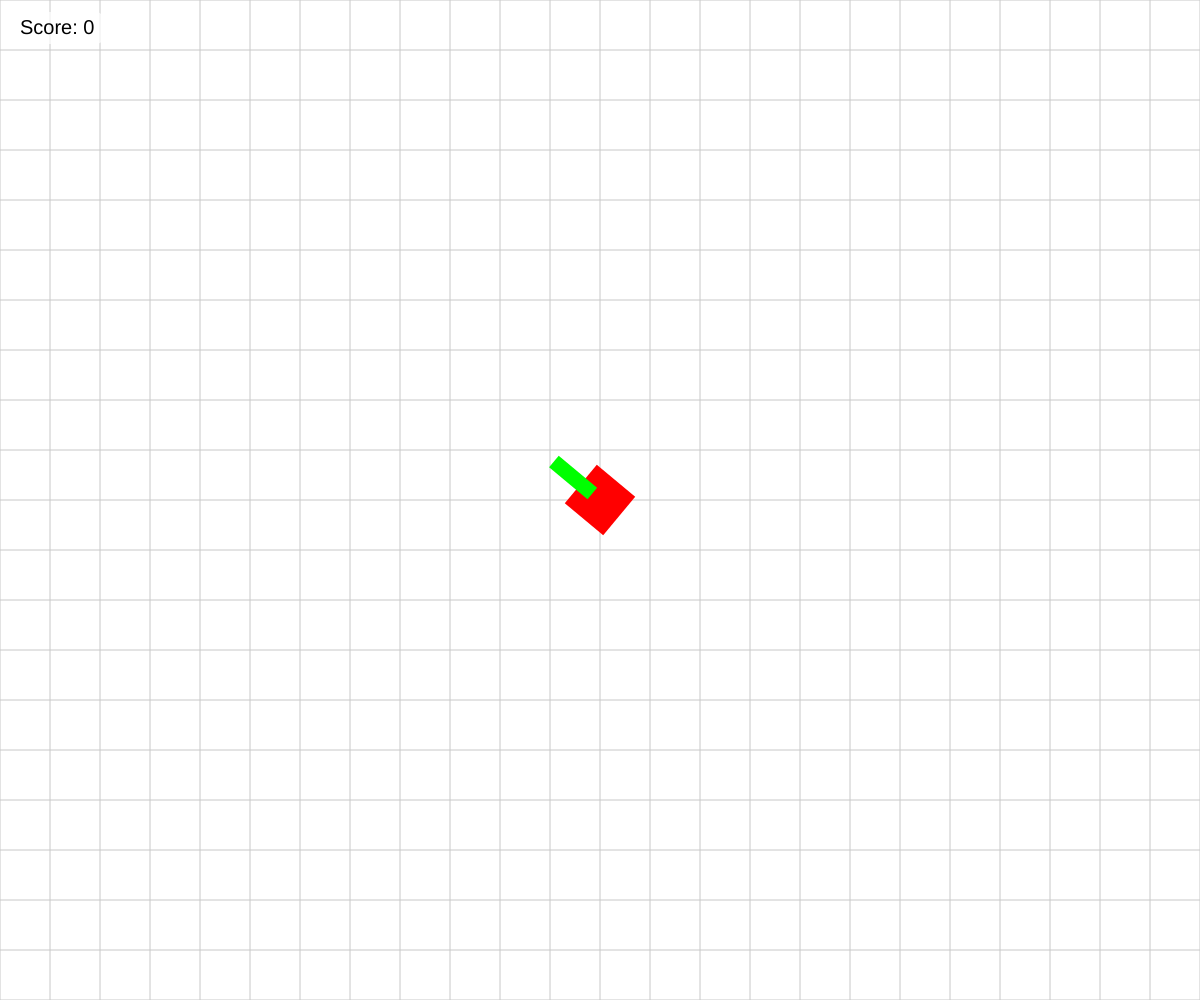
Frame 1 (no input)
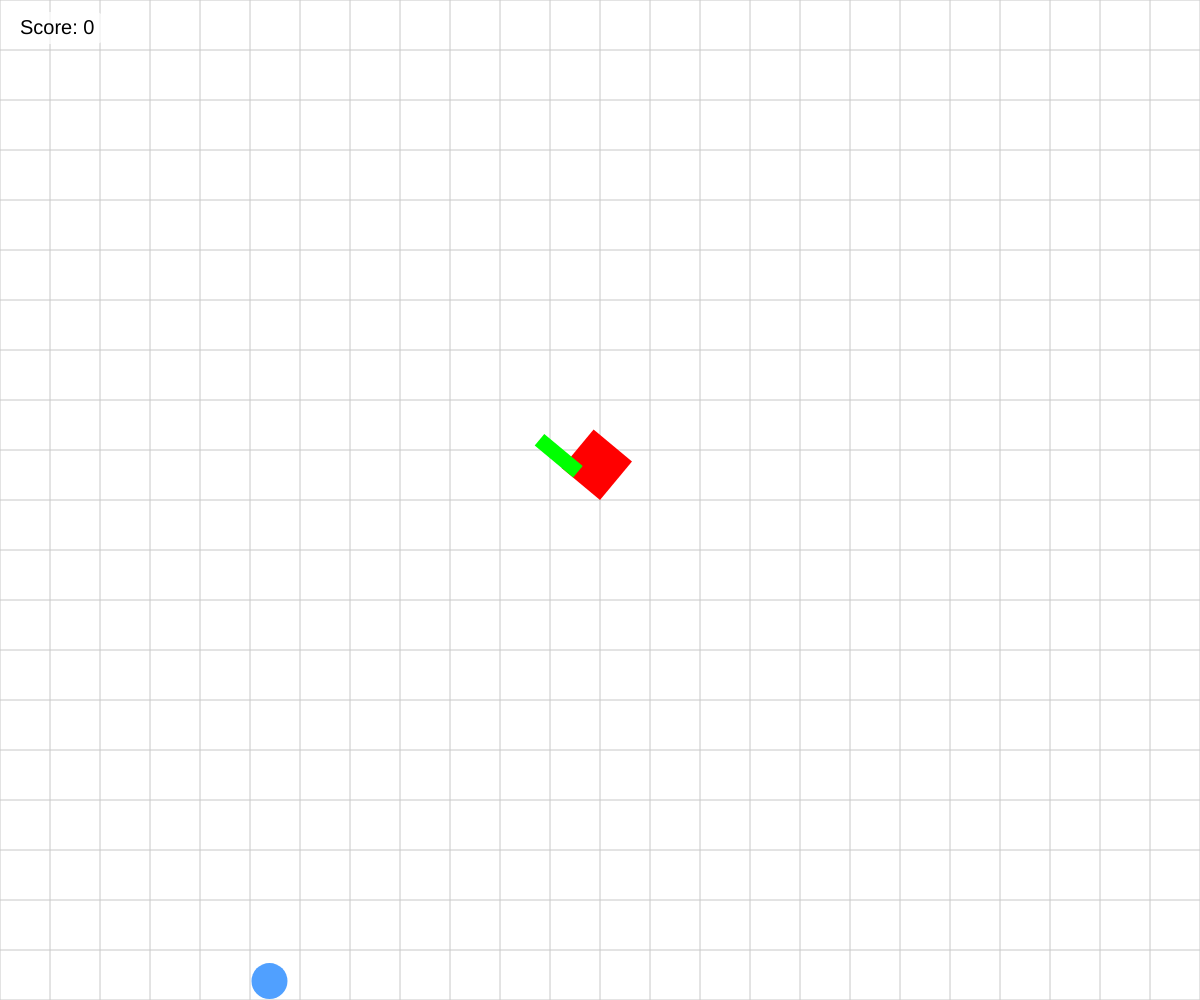
Frame 60 (no input)
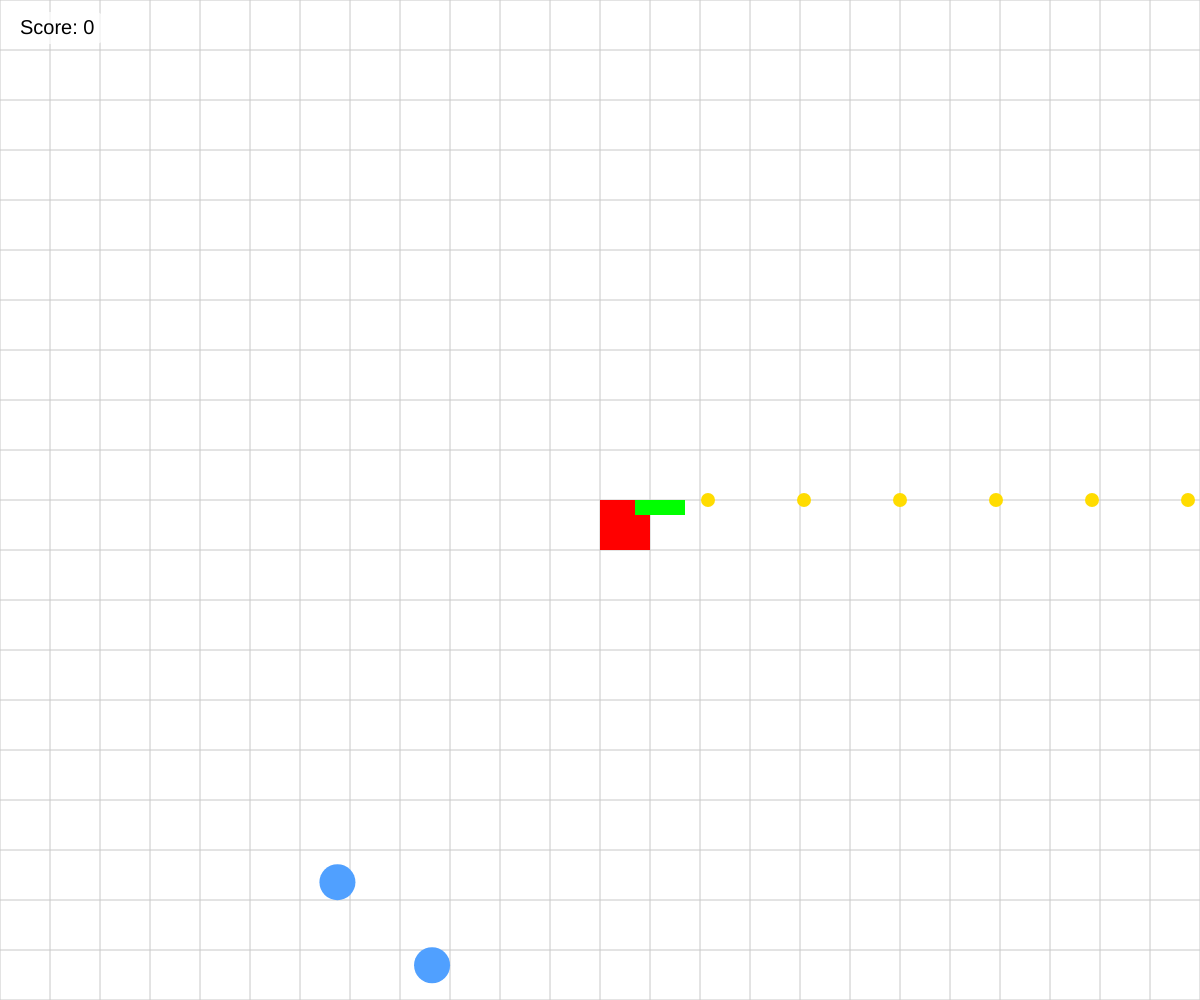
Frame 120 (the mouse pressed at the canvas centre since frame 60)

The p5.js sketch that drew these frames (run headless with seeded random() and noise() and a simulated clock; from frame 60 on, the mouse is pressed at the canvas centre):

// p5.js sketch
// ── sketch.js
//TOWERDEFFENCE CHAT-GPT GAME

// --- Config ---
const GRID_STEP = 50;
const BULLET_SPEED = 12;
const BULLET_DIAM = 14;
const FIRE_RATE = 8;          // Frames zwischen Schüssen bei gedrückter Maus
const TIP_OFFSET = 60;        // Abstand Actor-Mitte zur "Spitze"
const TOWER_SIZE = 50;        // Kantenlänge rotes Quadrat
const TOWER_RADIUS = 30;      // Abstand, ab dem "Tower erreicht" gilt
const MOB_SPEED = 2;          // Grundspeed der Mobs
const MOB_RADIUS = 18;        // Kollisionsradius der Mobs
const SPAWN_INTERVAL = 60;    // alle X Frames spawnt ein Mob (während Spiel)
const OFFSCREEN_MARGIN = 80;  // wie weit außerhalb gespawnt wird

// --- State ---
let bullets = [];
let mobs = [];
let fireCooldown = 0;
let frameSinceSpawn = 0;

let score = 0;
let lastScore = 0;
let gameState = "playing"; // "playing" | "gameover"

function setup() {
  createCanvas(windowWidth, windowHeight);
  rectMode(CENTER);
  startGame();
}

function draw() {
  clear();

  // --- Grid ---
  stroke(200);
  strokeWeight(1);
  for (let y = 0; y <= height; y += GRID_STEP) line(0, y, width, y);
  for (let x = 0; x <= width; x += GRID_STEP) line(x, 0, x, height);

  const cx = width / 2;
  const cy = height / 2;
  const angle = atan2(mouseY - cy, mouseX - cx);

  if (gameState === "playing") {
    // Schießen
    if (fireCooldown > 0) fireCooldown--;
    if (mouseIsPressed && fireCooldown === 0) {
      spawnBullet(cx, cy, angle);
      fireCooldown = FIRE_RATE;
    }

    // Bullets
    noStroke();
    for (let i = bullets.length - 1; i >= 0; i--) {
      const b = bullets[i];
      b.pos.add(b.vel);
      b.life--;
      fill(255, 220, 0);
      ellipse(b.pos.x, b.pos.y, BULLET_DIAM, BULLET_DIAM);
      if (
        b.life <= 0 ||
        b.pos.x < -100 || b.pos.x > width + 100 ||
        b.pos.y < -100 || b.pos.y > height + 100
      ) {
        bullets.splice(i, 1);
      }
    }

    // Spawner
    frameSinceSpawn++;
    if (frameSinceSpawn >= SPAWN_INTERVAL) {
      spawnMob();
      frameSinceSpawn = 0;
    }

    // Mobs
    for (let mi = mobs.length - 1; mi >= 0; mi--) {
      const m = mobs[mi];
      const dir = createVector(cx - m.pos.x, cy - m.pos.y).limit(MOB_SPEED);
      m.pos.add(dir);

      // zeichnen
      fill(80, 160, 255);
      noStroke();
      ellipse(m.pos.x, m.pos.y, MOB_RADIUS * 2, MOB_RADIUS * 2);

      // Tower erreicht? -> Game Over (Score bleibt sichtbar)
      if (dist(m.pos.x, m.pos.y, cx, cy) <= TOWER_RADIUS) {
        gameOver();
        break;
      }

      // Treffer durch Bullet?
      for (let bi = bullets.length - 1; bi >= 0; bi--) {
        const b = bullets[bi];
        const rSum = MOB_RADIUS + BULLET_DIAM * 0.5;
        if (dist(b.pos.x, b.pos.y, m.pos.x, m.pos.y) <= rSum) {
          bullets.splice(bi, 1);
          mobs.splice(mi, 1);
          score += 1; // Zähler hoch
          break;
        }
      }
    }
  } else {
    // Game-Over-Overlay
    drawGameOverOverlay();
  }

  // Tower/Actor (immer zeichnen)
  push();
  translate(cx, cy);
  rotate(angle);
  noStroke();
  fill(255, 0, 0);
  rect(0, 0, TOWER_SIZE, TOWER_SIZE);
  fill(0, 255, 0);
  rect(35, 0, 50, 15); // "Spitze"
  pop();

  // HUD: Score (oben links)
  drawScoreHUD();
}

function spawnBullet(cx, cy, angle) {
  const dir = p5.Vector.fromAngle(angle);
  const origin = createVector(cx, cy).add(dir.copy().mult(TIP_OFFSET));
  bullets.push({
    pos: origin,
    vel: dir.mult(BULLET_SPEED),
    life: 180
  });
}

function spawnMob() {
  const side = floor(random(4));
  let x, y;
  if (side === 0) {           // oben
    x = random(-OFFSCREEN_MARGIN, width + OFFSCREEN_MARGIN);
    y = -OFFSCREEN_MARGIN;
  } else if (side === 1) {    // rechts
    x = width + OFFSCREEN_MARGIN;
    y = random(-OFFSCREEN_MARGIN, height + OFFSCREEN_MARGIN);
  } else if (side === 2) {    // unten
    x = random(-OFFSCREEN_MARGIN, width + OFFSCREEN_MARGIN);
    y = height + OFFSCREEN_MARGIN;
  } else {                    // links
    x = -OFFSCREEN_MARGIN;
    y = random(-OFFSCREEN_MARGIN, height + OFFSCREEN_MARGIN);
  }
  mobs.push({ pos: createVector(x, y) });
}

function startGame() {
  bullets = [];
  mobs = [];
  score = 0;
  frameSinceSpawn = 0;
  gameState = "playing";

  // exakt EIN einzelner NPC zu Beginn
  spawnMob();
}

function gameOver() {
  gameState = "gameover";
  lastScore = score; // Score speichern, sichtbar lassen
}

function drawScoreHUD() {
  const txt = `Score: ${score}`;
  textSize(20);
  textAlign(LEFT, TOP);
  // Hintergrundplatte für Lesbarkeit
  noStroke();
  fill(255, 255, 255, 180);
  const pad = 8;
  const w = textWidth(txt) + pad * 2;
  rectMode(CORNER);
  rect(12, 12, w, 32, 6);
  fill(0);
  text(txt, 12 + pad, 12 + 6);
}

function drawGameOverOverlay() {
  // halbtransparentes Overlay
  fill(255, 255, 255, 220);
  rectMode(CORNER);
  noStroke();
  rect(0, 0, width, height);

  // Text
  fill(0);
  textAlign(CENTER, CENTER);
  textSize(36);
  text("GAME OVER", width / 2, height / 2 - 30);

  textSize(24);
  text(`Score: ${lastScore}`, width / 2, height / 2 + 10);

  textSize(18);
  text("Klick, Enter oder R zum Neustart", width / 2, height / 2 + 45);
}

function mousePressed() {
  if (gameState === "gameover") startGame();
}

function keyPressed() {
  if (gameState === "gameover" && (key === 'r' || key === 'R' || keyCode === ENTER || keyCode === RETURN)) {
    startGame();
  }
}

function windowResized() {
  resizeCanvas(windowWidth, windowHeight);
}
